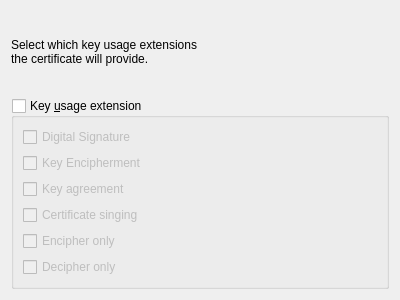
<?xml version="1.0" encoding="UTF-8"?>
<ui version="4.0">
 <class>KeyUsageWidget</class>
 <widget class="QWidget" name="KeyUsageWidget">
  <property name="geometry">
   <rect>
    <x>0</x>
    <y>0</y>
    <width>400</width>
    <height>300</height>
   </rect>
  </property>
  <property name="windowTitle">
   <string>Form</string>
  </property>
  <layout class="QVBoxLayout" name="verticalLayout">
   <item>
    <widget class="QLabel" name="label">
     <property name="text">
      <string>Select which key usage extensions 
the certificate will provide.</string>
     </property>
    </widget>
   </item>
   <item>
    <widget class="QGroupBox" name="keyusagegroup">
     <property name="enabled">
      <bool>true</bool>
     </property>
     <property name="title">
      <string>Key &amp;usage extension</string>
     </property>
     <property name="checkable">
      <bool>true</bool>
     </property>
     <property name="checked">
      <bool>false</bool>
     </property>
     <layout class="QVBoxLayout" name="verticalLayout_2">
      <item>
       <widget class="QCheckBox" name="signature_toggle">
        <property name="text">
         <string>Digital Signature</string>
        </property>
       </widget>
      </item>
      <item>
       <widget class="QCheckBox" name="key_encipherment">
        <property name="text">
         <string>Key Encipherment</string>
        </property>
       </widget>
      </item>
      <item>
       <widget class="QCheckBox" name="key_agreement_toggle">
        <property name="text">
         <string>Key agreement</string>
        </property>
       </widget>
      </item>
      <item>
       <widget class="QCheckBox" name="certificate_singing_toggle">
        <property name="text">
         <string>Certificate singing</string>
        </property>
       </widget>
      </item>
      <item>
       <widget class="QCheckBox" name="encipher_only_toggle">
        <property name="text">
         <string>Encipher only</string>
        </property>
       </widget>
      </item>
      <item>
       <widget class="QCheckBox" name="decipher_only_toggle">
        <property name="text">
         <string>Decipher only</string>
        </property>
       </widget>
      </item>
     </layout>
    </widget>
   </item>
  </layout>
 </widget>
 <resources/>
 <connections/>
</ui>
